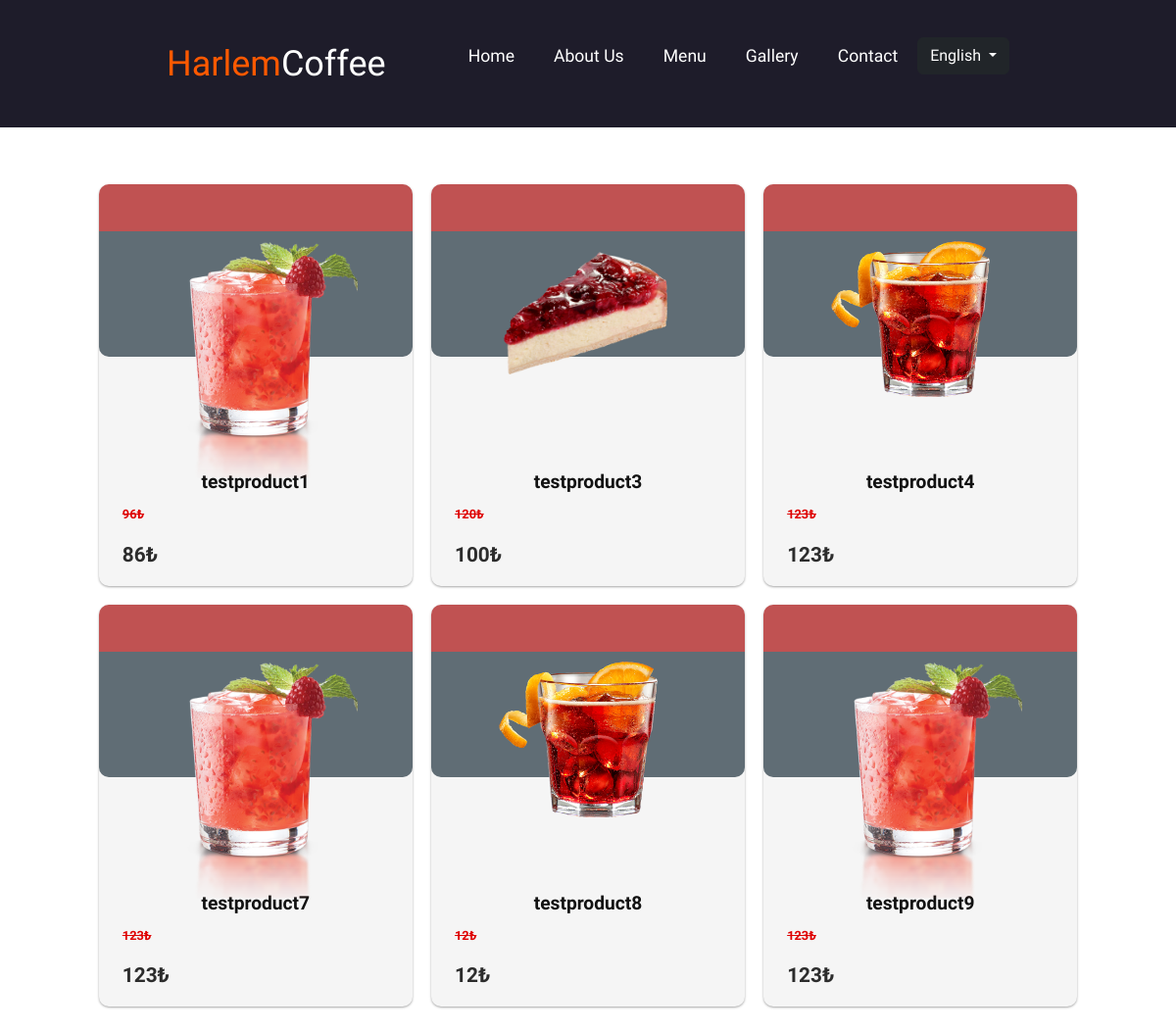
The app's page /category/cold-drinks/, older data.
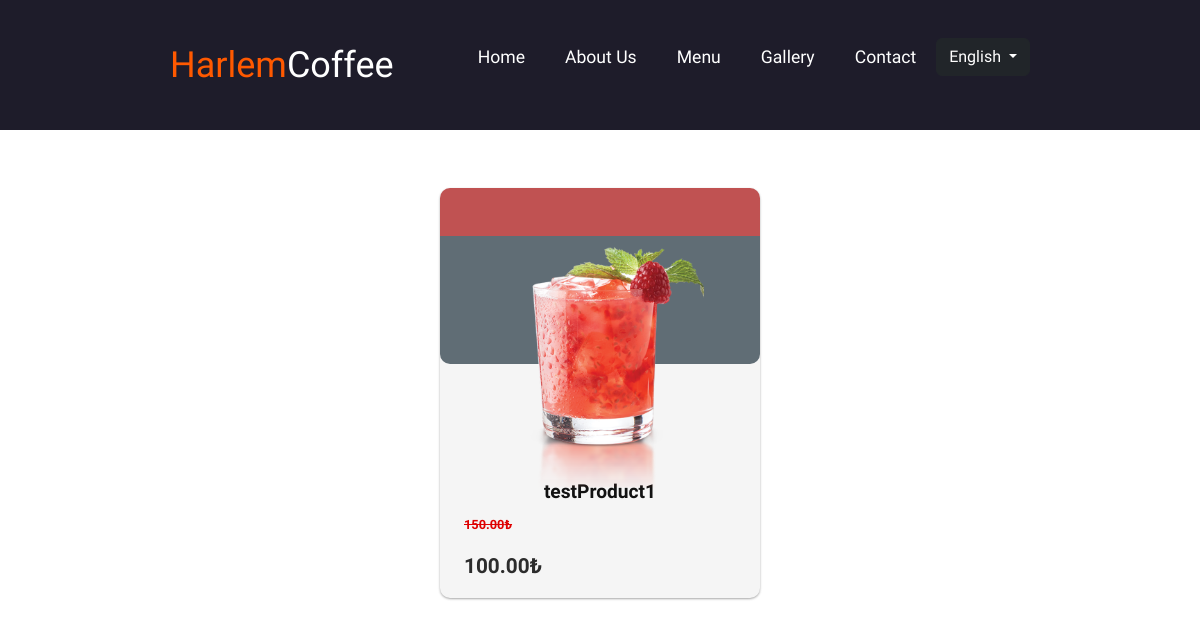
The same page, newer data.
### qrcafe/models.py (models this page shows, shortened)
class Product(models.Model):
    name = models.CharField(max_length=25)
    image = models.ImageField(upload_to='static/image/product_image')
    category = models.ForeignKey(Category,on_delete=models.DO_NOTHING)
    description = models.CharField(max_length=50)
    description_en = models.CharField(max_length=50)
    ingredients = models.CharField(max_length=255)
    ingredients_en = models.CharField(max_length=255)
    previous_price = models.CharField(max_length=10)
    price = models.CharField(max_length=10)
    status = models.BooleanField(default=True)
    priority = models.BooleanField(default=False)
    rating = models.IntegerField(default=5)
    created_by = models.CharField(max_length=255,null=False,blank=False)
    created_date = models.DateTimeField(auto_now_add=True)
    showcase_product = models.BooleanField(default="False")

### qrcafe/views.py (the view)
# urls.py: path('category/', views.create_category, name='category'),
def category(request,slug):
    if 'lang_code' not in request.session or request.session['lang_code'] != 'en':
        request.session['lang_code'] = 'en'
    category = get_object_or_404(Category, slug_en=slug)
    products = Product.objects.filter(category = category)
    context = {
        'category':category,
        'products':products,
    }
    return render(request, 'category_detail.html',context)

### qrcafe/templates/category_detail.html (shortened to what this page needs)
{% load static %}
{% include "include_html/_main_navbar.html" %}
    <link rel="stylesheet" href="{% static "css/menu.css" %}">
<body>
{% block content %}
{% if request.session.lang_code == 'en' %}
    <div class="container">
        {% for product in products  %}
        <div class="card-product card-div">
            <div class="top-div">
            </div>
            <div class="product-img-div img-div">
                <img src="{{product.image.url}}" alt="god-of-war-figurine">
            </div>
            <div class="text-container">
                <h2 class="item-name">{{product.name}}</h2>
                <div class="pricingArea">
                    <div class="pricing">
                        <p class="previous-price">{{product.previous_price}}₺</p>
                        <p class="current-price">{{product.price}}₺</p>
                    </div>
                </div>
            </div>
        </div>
        {% endfor %}
    </div>
{% endif %}
</body>
{% endblock content %}

### qrcafe/templates/include_html/_main_navbar.html (shortened to what this page needs)
{% extends "base.html" %}
{% load static %}
{% block content %}
      {% if request.session.lang_code == 'en' %}
      <header>
         <h3>Harlem<span>Coffee</span></h3>
         <div class="navbar-container">
            <ul class="navbar">
               <li><a href="{% url "homepage" %}" class="{% if request.path == '/homepage/' %}link-active{% endif %}">Home</a></li>
               <li><a href="{% url "about_us" %}" class="{% if request.path == "/about_us/" %}link-active{% endif %}">About Us</a></li>
               <li><a href="{% url "menu" %}" class="{% if request.path == "/menu/" %}link-active{% endif %}"> Menu</a></li>
               <li><a href="{% url "gallery" %}" class="{% if request.path == "/gallery/" %}link-active{% endif %}"> Gallery</a></li>
               <li><a href="{% url "contact" %}" class="{% if request.path == "/contact/" %}link-active{% endif %}"> Contact</a></li>
               <li class="nav-item dropdown">
                  <button class="btn btn-dark dropdown-toggle" data-bs-toggle="dropdown" aria-expanded="false">
                  {% if request.session.lang_code == 'tr' %}
                  <i class="flag-icon flag-icon-tr"></i> Türkçe
                  {% else %}
                   English
                  {% endif %}
                  </button>
               </li>
            </ul>
         </div>
      </header>
      {% endif %}
{% endblock content %}

### qrcafe/templates/base.html (shortened to what this page needs)
{% load static %}
<head>
        <link href="https://cdn.jsdelivr.net/npm/bootstrap@5.3.2/dist/css/bootstrap.min.css" rel="stylesheet">
    <link rel="stylesheet" href="{% static "css/navbar.css" %}">
    <link href='https://unpkg.com/boxicons@2.1.4/css/boxicons.min.css' rel='stylesheet'>
    <link href="https://cdn.jsdelivr.net/npm/flag-icon-css@3.5.0/css/flag-icon.min.css" rel="stylesheet">
    <link rel="stylesheet" href="http://maxcdn.bootstrapcdn.com/font-awesome/4.2.0/css/font-awesome.min.css">
    <link rel="stylesheet" href="https://cdnjs.cloudflare.com/ajax/libs/font-awesome/6.5.1/css/all.min.css" />
</head>
<body>
    {% block content %}{% endblock content %}
</body>
</html>

### qrcafe/static/css/navbar.css (style rules this page uses)
* { padding: 0; margin: 0; box-sizing: border-box; scroll-behavior: smooth; list-style: none; text-decoration: none; font-family: "Josefin Sans", sans-serif; }
body { color: rgb(71, 102, 212); }
header { position:relative; top: 0; right: 0; width: 100%; z-index: 1000; display: flex; align-items: center; justify-content: space-between; padding: 30px 170px; background: #1e1c2a; }
.navbar { display: flex; }
.navbar a { color: white; font-size: 1.1rem; padding: 10px 20px; font-weight: 500px; }
header ul li a { position: relative; text-decoration: none; color: white; }
header ul li a::after { content: ''; position: absolute; bottom: 0; left: 0; width: 0; height: 2px; background: rgb(16, 220, 125); display: block; transition: width 0.2s linear; }
header h3 { color: rgb(255, 89, 0); font: normal 36px 'Cookie', cursive; margin: 0; }
header h3 span { color: white; }

### qrcafe/static/css/menu.css (style rules this page uses)
* { padding: 0; margin: 0; }
.container { max-width: 100em; display: flex; flex-wrap: wrap; flex-direction: row; justify-content: center; align-content: flex-start; margin: auto; min-height: 30em; padding: 3em 1em 1em 1em; box-sizing: border-box; }
.card-div { width: 20em; min-height: 20em; display: flex; flex-direction: column; justify-items: center; align-items: center; background-color: var(--card-main-color); margin: 0.6em; box-sizing: border-box; border-radius: 10px; box-shadow: 0 1px 3px rgba(0, 0, 0, 0.12), 0 1px 2px rgba(0, 0, 0, 0.24); transition: transform 0.2s ease-in-out; }
.img-div { width: 100%; height: 8em; display: flex; flex-direction: row; justify-content: center; align-items: center; padding-top: 1rem; z-index: 1; border-radius: 0 0 10px 10px; }
.img-div img { transform-origin: bottom; transform: translateY(7.5%); transition: transform 0.3s ease-in-out }
.product-img-div { background-color: var(--card-4-secondary-color); }
.product-img-div img { width: 65%; transform: translateY(7.5%); }
.text-container { width: 100%; display: flex; flex-direction: column; padding: 0 1.5em; padding-top: 7em; padding-bottom: 1em; box-sizing: border-box; }
.text-container .item-name, .text-container .date { margin: 0.25em 0; text-align: center; }
.text-container .item-name { font-size: 1.2em; font-weight: var(--title-font-weight); color: var(--heading-color); }
.pricing { display: flex; flex-direction: column; text-align: left; }
.previous-price { font-size: 0.8rem; font-weight: var(--pricing-font-weight); color: var(--previous-price-text-color); text-decoration: line-through; text-align: left; }
.current-price { color: var(--current-price-text-color); font-size: 1.3rem; font-weight: var(--pricing-font-weight); margin: 0; }
.pricingArea { width: 100%; }

Row changes from the older to the newer data that the page shows:
no longer on this page (row edited): Product: image (picture), name "testproduct3", previous_price "120", price "100"
removed Product: image (picture), name "testproduct4", previous_price "123", price "123"
removed Product: image (picture), name "testproduct7", previous_price "123", price "123"
removed Product: image (picture), name "testproduct8", previous_price "12", price "12"
removed Product: image (picture), name "testproduct9", previous_price "123", price "123"
changed Product: name "testproduct1" → "testProduct1"; previous_price "96" → "150.00"; price "86" → "100.00"
